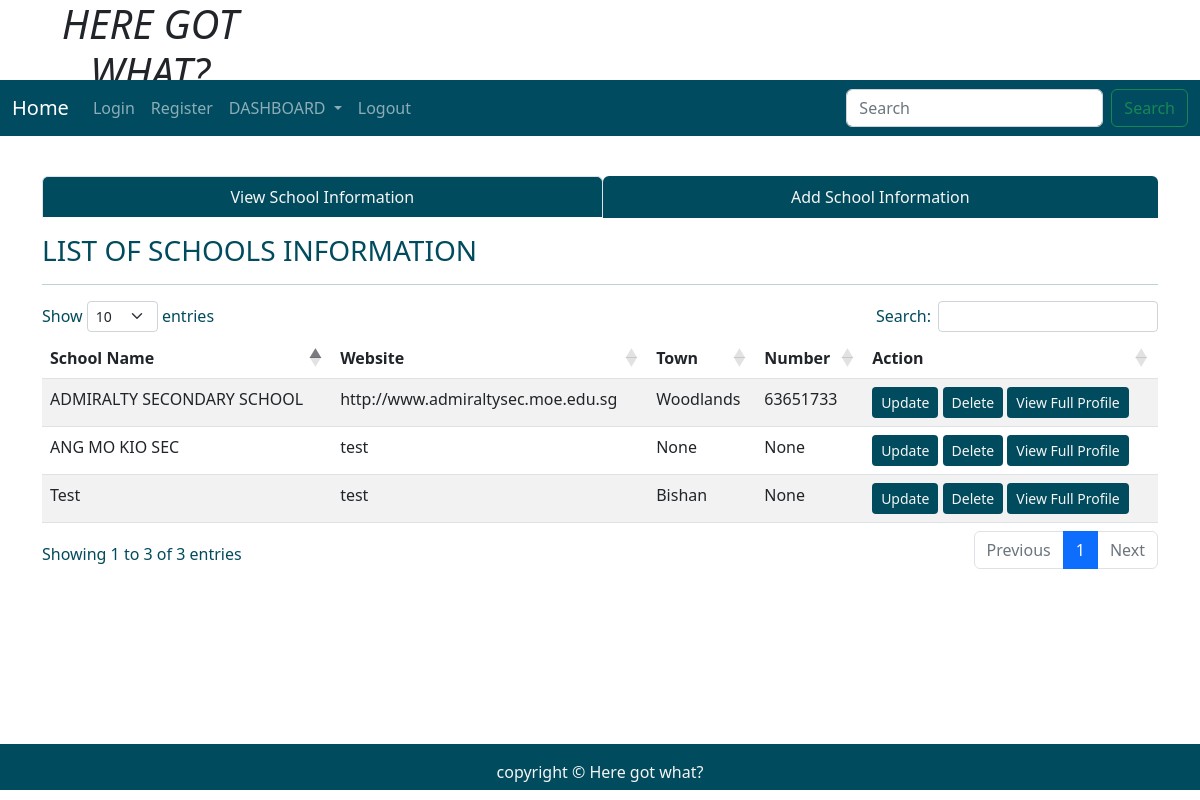
Screenshot of /schoolinfo with the database file from the repository.
### tables this page shows
CREATE TABLE "school" (
	"name"	TEXT,
	"url_address"	TEXT,
	"address"	TEXT,
	"postal"	TEXT,
	"phone"	TEXT,
	"email"	TEXT,
	"mrt"	TEXT,
	"bus"	TEXT,
	"town"	TEXT,
	"zone"	TEXT,
	"type"	TEXT,
	"nature"	TEXT,
	"mainlvl"	TEXT,
	FOREIGN KEY("town") REFERENCES "population"("town"),
	PRIMARY KEY("name")
);

### application.py (the view)
@application.route('/schoolinfo', methods = ["POST", "GET"])
def schoolinfo():
    user = get_active_user()
    db = get_database()
    school_cur = db.execute('Select * from school')
    allsch = school_cur.fetchall()
    return render_template('schoolDashboard.html', user = user, allsch = allsch)

### application.py (called while the page is built)
@application.teardown_appcontext
def close_database(error):
    if hasattr(g, 'ICT2103Web_db'):
        g.ICT2103Web_db.close()

def get_active_user():
    user = None
    if 'user' in session:
        user = session['user']
        db = get_database()
        user_cur = db.execute('select * from users where name =?', [user])
        user = user_cur.fetchone()
    return user

### database.py (called while the page is built)
def connect_to_database():
    sql = sqlite3.connect('C:/ICT2103Web/ICT2103Web.db')
    sql.row_factory = sqlite3.Row
    return sql

def get_database():
    if not hasattr(g, 'ICT2103Web_db'):
        g.ICT2103Web_db = connect_to_database()
    return  g.ICT2103Web_db

### templates/schoolDashboard.html (shortened to what this page needs)
<!DOCTYPE html>
<html lang="en">
<head>
  <link rel="stylesheet" href="https://cdnjs.cloudflare.com/ajax/libs/font-awesome/4.7.0/css/font-awesome.min.css">
  <link href="https://cdn.jsdelivr.net/npm/bootstrap@5.1.3/dist/css/bootstrap.min.css" rel="stylesheet"
>
  <link rel="stylesheet" href="{{ url_for('static', filename='home.css')}}" type="text/css">
  <link rel="stylesheet" href="https://cdnjs.cloudflare.com/ajax/libs/twitter-bootstrap/5.2.0/css/bootstrap.min.css">
  <link rel="stylesheet" href="https://cdn.datatables.net/1.12.1/css/dataTables.bootstrap5.min.css">
</head>
<body>
  <div class="parent">
    <div class="child child1">
      <h1 class="text-center"><i>HERE GOT WHAT?</i></h1>
    </div>
    <div class="child child3 dropdown">
      <nav class="navbar navbar-expand-lg navbar-dark" style="background-color: #004b5f;">
        <div class="container-fluid">
          <a class="navbar-brand" href="{{url_for('index')}}">Home</a>
          <div class="collapse navbar-collapse" id="navbarSupportedContent">
            <ul class="navbar-nav me-auto mb-2 mb-lg-0">
              <li class="nav-item">
                <a class="nav-link" aria-current="page" href="{{url_for('userLogin')}}">Login</a>
              </li>
              <li class="nav-item">
                <a class="nav-link" href="{{url_for('userRegister')}}">Register</a>
              </li>
              <li class="nav-item dropdown">
                <a class="nav-link dropdown-toggle" href="#" id="navbarDropdown" role="button" data-bs-toggle="dropdown"
                  aria-expanded="false">
                  DASHBOARD
                </a>
              </li>
              <li class="nav-item">
                <a class="nav-link" href="#">Logout</a>
              </li>
            </ul>
            <form class="d-flex">
              <input class="form-control me-2" type="search" placeholder="Search" aria-label="Search">
              <button class="btn btn-outline-success" type="submit">Search</button>
            </form>
          </div>
        </div>
      </nav>
    </div>
    <div class="child child5" style="color:rgb(0, 75, 93);">
    </div>
    <div class="child child6  container" style="color:rgb(0, 75, 93);">
      <ul class="nav nav-tabs nav-fill mb-3 dropdown">
        <li class="nav-item">
          <a class="nav-link active" aria-current="page" href="{{ url_for('schoolinfo')}}"
            style=" background-color:rgb(0, 75, 93); color:whitesmoke;">View School Information</a>
        </li>
        <li class="nav-item">
          <a class="nav-link" href="{{ url_for('addnewschool')}}"
            style=" background-color:rgb(0, 75, 93); color:whitesmoke;">Add School Information</a>
        </li>
      </ul>
      <div class="table-responsive-lg caption-top">
        <caption>
          <h3>LIST OF SCHOOLS INFORMATION</h3>
        </caption>
        <hr>
        <table class="table table-striped " id="example">
          <thead>
            <tr>
              <th scope="col">School Name</th>
              <th scope="col">Website</th>
              <th scope="col">Town</th>
              <th scope="col">Number</th>
              <th scope="col">Action</th>
            </tr>
          </thead>
          <tbody>
            <tr>
              {% for school in allsch %}
              <td scope="row">{{ school['name'] }}</td>
              <td>{{ school['url_address'] }}</td>
              <td>{{ school['town'] }}</td>
              <td>{{ school['phone'] }}</td>
              <td><a class="btn btn-sm" style="background-color:rgb(0, 75, 93); color:whitesmoke;"
                  href="{{url_for('fetchoneschool', name = school['name'])}}">Update</a>
                <a class="btn btn-sm" style="background-color:rgb(0, 75, 93); color:whitesmoke;"
                  href="{{url_for('deleteschool', name = school['name'])}}">Delete</a>
                <a class="btn btn-sm" style="background-color:rgb(0, 75, 93); color:whitesmoke;"
                  href="{{url_for('singleschool', name = school['name'])}}">View Full
                  Profile</a>
              </td>
            </tr>
            {% endfor %}
          </tbody>
        </table>
      </div>
    </div>
    <div class="child child7" style="background-color:rgb(0, 75, 93); color:whitesmoke;">
      <p class="p-3 text-center">copyright &copy Here got what?</p>
    </div>
  </div>
</body>
</html>

### static/home.css (style rules this page uses)
html, body { height: 100%; background-color:whitesmoke; color:rgb(0, 75, 93); }
.parent { height: 100%; display: grid; grid-template-columns: repeat(4, 1fr); grid-template-rows: 10% 5% 7% auto 7%; }
.child { margin-bottom: 10px; }
.child1 { grid-column: 1/2; grid-row: 1/2; }
.child3 { grid-column: 1/-1; grid-row: 2/3; }
.child5 { grid-column: 4/5; grid-row: 3/4; text-align: center; }
.child6 { grid-column: 1/-1; grid-row: 4/5; }
.child7 { grid-column: 1/-1; grid-row: 5/6; }

### rows the page displays
school: name "ADMIRALTY SECONDARY SCHOOL", url_address "http://www.admiraltysec.moe.edu.sg", town "Woodlands", phone "63651733"
school: name "Test", url_address "test", town "Bishan", phone "None"
school: name "ANG MO KIO SEC", url_address "test", town "None", phone "None"
